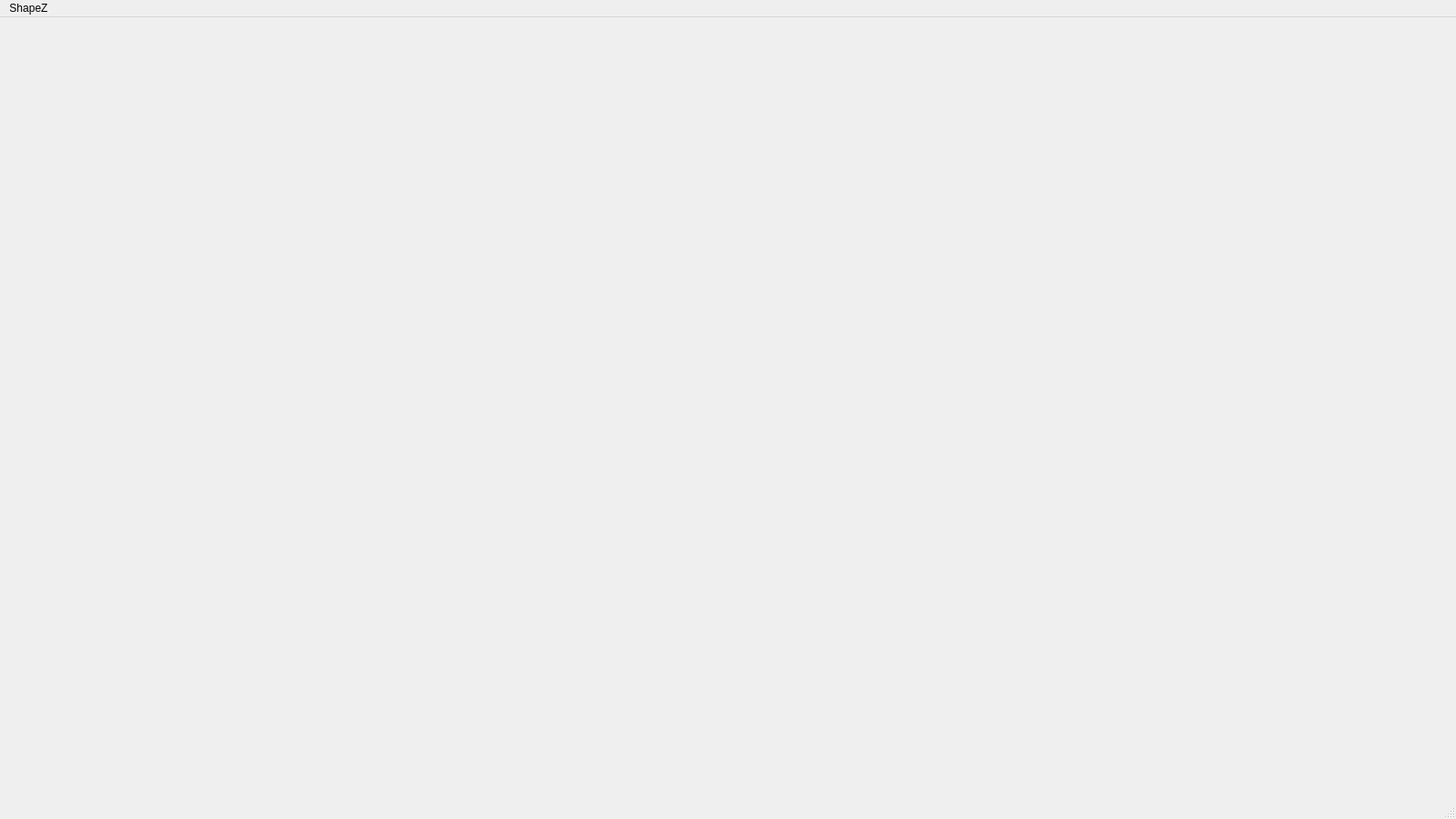
<?xml version="1.0" encoding="UTF-8"?>
<ui version="4.0">
 <class>MainWindow</class>
 <widget class="QMainWindow" name="MainWindow">
  <property name="geometry">
   <rect>
    <x>0</x>
    <y>0</y>
    <width>1600</width>
    <height>900</height>
   </rect>
  </property>
  <property name="windowTitle">
   <string>MainWindow</string>
  </property>
  <widget class="QWidget" name="centralwidget"/>
  <widget class="QMenuBar" name="menubar">
   <property name="geometry">
    <rect>
     <x>0</x>
     <y>0</y>
     <width>1600</width>
     <height>17</height>
    </rect>
   </property>
   <widget class="QMenu" name="menuShapeZ">
    <property name="title">
     <string>ShapeZ</string>
    </property>
   </widget>
   <addaction name="menuShapeZ"/>
  </widget>
  <widget class="QStatusBar" name="statusbar"/>
 </widget>
 <resources/>
 <connections/>
</ui>
